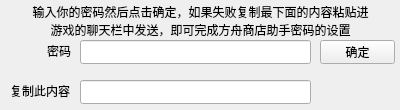
<?xml version="1.0" encoding="UTF-8"?>
<ui version="4.0">
 <class>SetPassWindow</class>
 <widget class="QWidget" name="SetPassWindow">
  <property name="geometry">
   <rect>
    <x>0</x>
    <y>0</y>
    <width>400</width>
    <height>110</height>
   </rect>
  </property>
  <property name="windowTitle">
   <string>设置登录密码</string>
  </property>
  <widget class="QPushButton" name="pushButton">
   <property name="geometry">
    <rect>
     <x>320</x>
     <y>40</y>
     <width>75</width>
     <height>24</height>
    </rect>
   </property>
   <property name="text">
    <string>确定</string>
   </property>
  </widget>
  <widget class="QLabel" name="label_3">
   <property name="geometry">
    <rect>
     <x>10</x>
     <y>80</y>
     <width>61</width>
     <height>21</height>
    </rect>
   </property>
   <property name="text">
    <string>复制此内容</string>
   </property>
  </widget>
  <widget class="QLabel" name="label_2">
   <property name="geometry">
    <rect>
     <x>0</x>
     <y>0</y>
     <width>401</width>
     <height>41</height>
    </rect>
   </property>
   <property name="lineWidth">
    <number>2</number>
   </property>
   <property name="text">
    <string>输入你的密码然后点击确定，如果失败复制最下面的内容粘贴进
游戏的聊天栏中发送，即可完成方舟商店助手密码的设置</string>
   </property>
   <property name="textFormat">
    <enum>Qt::AutoText</enum>
   </property>
   <property name="alignment">
    <set>Qt::AlignCenter</set>
   </property>
  </widget>
  <widget class="QLabel" name="label">
   <property name="geometry">
    <rect>
     <x>30</x>
     <y>40</y>
     <width>41</width>
     <height>21</height>
    </rect>
   </property>
   <property name="text">
    <string>密码</string>
   </property>
   <property name="alignment">
    <set>Qt::AlignRight|Qt::AlignTrailing|Qt::AlignVCenter</set>
   </property>
  </widget>
  <widget class="QLineEdit" name="lineEdit">
   <property name="geometry">
    <rect>
     <x>80</x>
     <y>40</y>
     <width>231</width>
     <height>24</height>
    </rect>
   </property>
  </widget>
  <widget class="QLineEdit" name="lineEdit_2">
   <property name="geometry">
    <rect>
     <x>80</x>
     <y>80</y>
     <width>231</width>
     <height>24</height>
    </rect>
   </property>
  </widget>
 </widget>
 <layoutdefault spacing="6" margin="11"/>
 <resources/>
 <connections/>
</ui>
